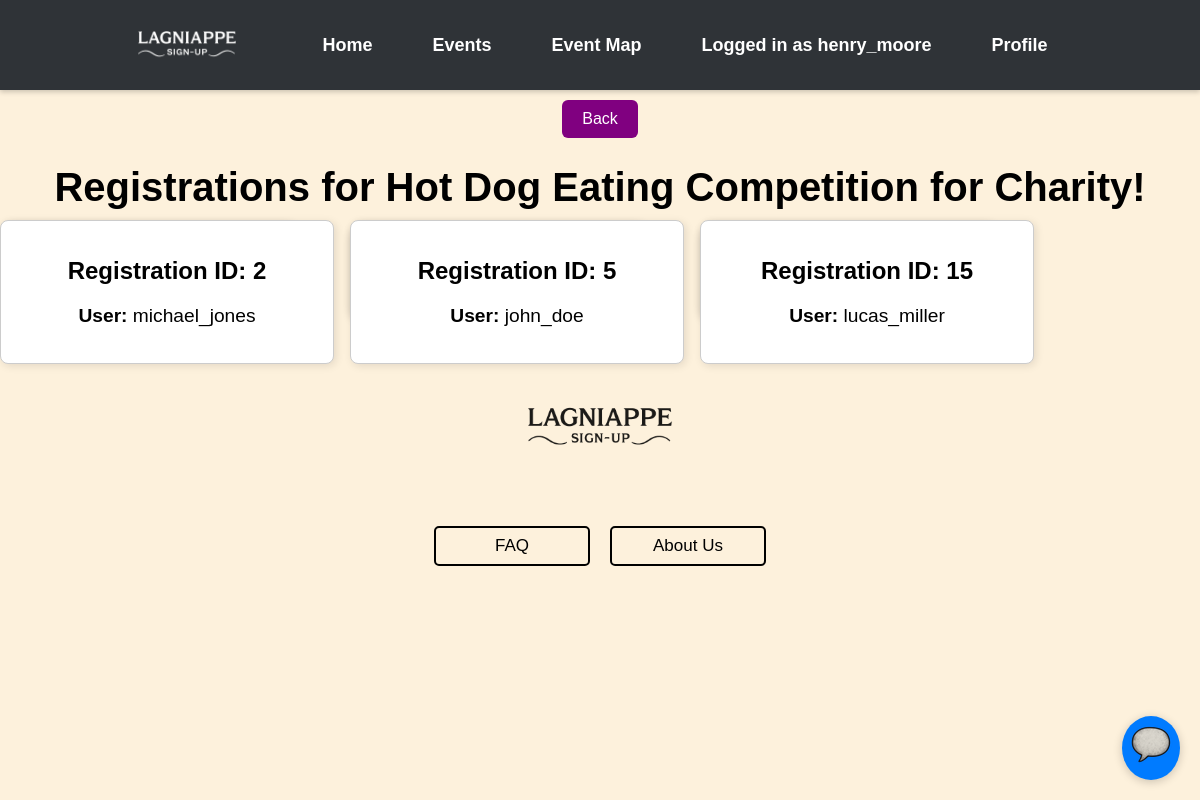
/event/registration/2 (signed in), run on an earlier commit of the app's database.
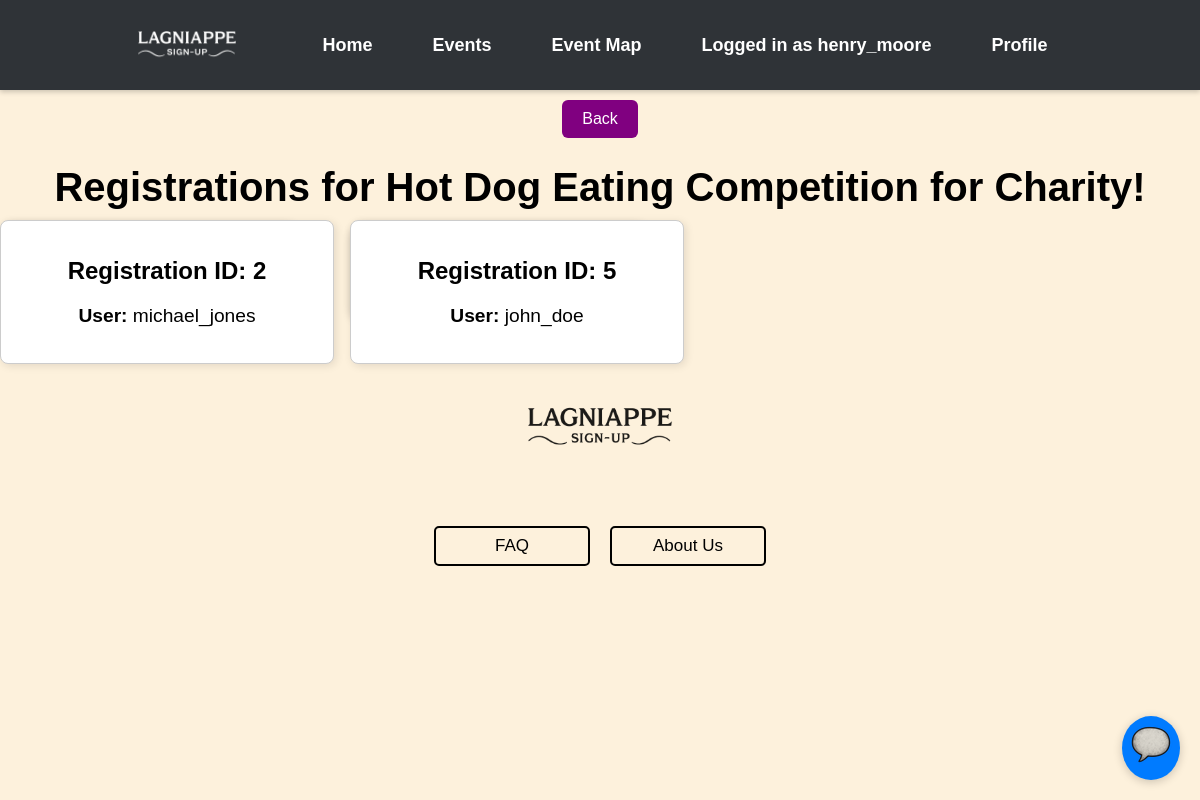
And on a later commit of the database.
### events/models.py (models this page shows)
class Registration(models.Model):
    RegistrationID = models.AutoField(("registrationID"), primary_key=True)
    UserID = models.ForeignKey(Users, on_delete=models.CASCADE)
    EventID = models.ForeignKey(Event, on_delete=models.CASCADE)
    RegistrationStatus = models.BooleanField(("registrationstatus"), default=True)
    RegistrationDate = models.DateTimeField(("registrationdate"), auto_now_add=True)

class Users(AbstractUser): # AbstractUser comes with a whole bunch of attributes
    UserID = models.AutoField(("userID"), primary_key=True) # autofield automatically increments an int as a new row is created
    groups = models.ManyToManyField(
        'auth.Group',
        related_name='event_users',  # Custom related_name for reverse accessor
        blank=True
    )
    user_permissions = models.ManyToManyField(
        'auth.Permission',
        related_name='event_user_permissions',  # Custom related_name for reverse accessor
        blank=True
    )

### lagniappe_signup/views.py (the view)
# urls.py: path('event/registration/<int:pk>', views.event_registrations, name="event-registrations"),
@login_required(login_url="/signin/")
def event_registrations(request, pk):
    try:
        event = Event.objects.get(EventID=pk)
        reg = Registration.objects.filter(EventID=event)
    except Event.DoesNotExist or Registration.DoesNotExist:
        raise HttpResponse("Event or Registration Does Not Exist", status=404)
    return render(
        request,
        "event_registrations.html",
        context={"Registrations": reg, "Event": event},
    )

### templates/event_registrations.html (shortened to what this page needs)
{% extends "base.html" %}
{% block content %}
<button onclick="window.location.href='{% url 'event-detail' Event.EventID%}'" class="btn btn-secondary" style="background-color: purple; color: white;">Back</button>
  <h1>Registrations for {{ Event.Title }}</h1>
  {% if Registrations %}
    <div style="display: flex; flex-wrap: wrap; gap: 50px; center-content: flex-start;">
      {% for r in Registrations %}
      <div class="card" style="height: 100px;">
        <div style="border: 1px solid #ccc; border-radius: 8px; padding: 16px; width: 300px; box-shadow: 2px 2px 8px rgba(0,0,0,0.1); background: white;">
          <h2>Registration ID: {{ r.RegistrationID }}</h2>
          <p><strong>User:</strong> {{ r.UserID.username }}</p>
        </div>
      </div>
      {% endfor %}
    </div>
  {% else %}
    <p>No users registered.</p>
  {% endif %}
{% endblock %}

What changed in the data, as far as the page shows it:
removed Registration: RegistrationID "15", UserID.username "lucas_miller"
